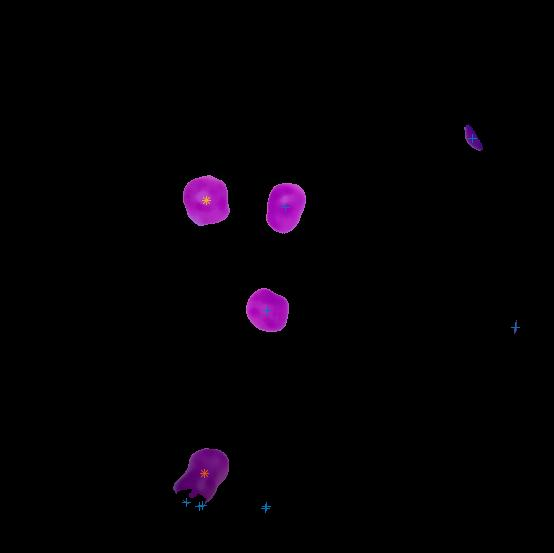
%> input picture globulos blancos/filtradoglobulos.jpeg, 554 x 553 px
$ octave bacterias.m   (GNU Octave 9; MATLAB toolbox functions it lacks are replaced by stand-ins)
%> lines starting %> are read from the running program, lines starting %| are printed output that depends on the picture; in (x1, y1, x2, y2) boxes, pixels count from 0 and x2, y2 are one past the last pixel; in counts of white or black regions, pixels touching at a corner belong together; the program's own positions count from 1
clear all
close all
clc

[archivo,direccion]=uigetfile({'*.jpeg';'*.png'});
%> the answer given: filtradoglobulos.jpeg
direccion_archivo=strcat(direccion,archivo);
imagen_original=imread(direccion_archivo);
%> imagen_original is the input picture: size 553x554x3 uint8; mean R, G, B 3.6, 0.9, 4
figure,imshow(imagen_original)

imagen_media(:,:,1)=medfilt2(imagen_original(:,:,1),[9 9]);
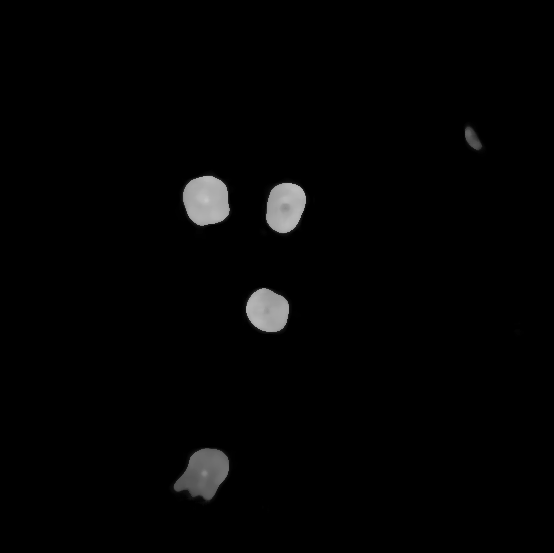
%> imagen_media: size 553x554 uint8; min 0, max 198, mean 3.4
imagen_media(:,:,2)=medfilt2(imagen_original(:,:,2),[9 9]);
imagen_media(:,:,3)=medfilt2(imagen_original(:,:,3),[9 9]);
%> imagen_media: size 553x554x3 uint8

figure,imshow(imagen_media)

imagen_hsv=rgb2hsv(imagen_media);
%> imagen_hsv: size 553x554x3 double; mean H, S, V 0.0298, 0.0369, 0.0152
figure,imshow(imagen_media(:,:,1))
figure,imshow(imagen_media(:,:,2))
%> after `imshow(imagen_media(:,:,2))`:
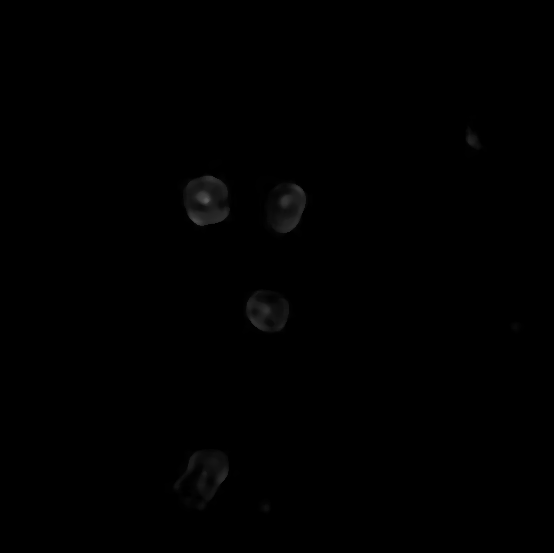
%> displayed picture: size 553x554, on the screen's scale of 0 to 255; min 0, max 91, mean 0.6
figure,imshow(imagen_media(:,:,3))
figure,imshow(imagen_hsv)
im_azul=imagen_media(:,:,3);
hue=imagen_hsv(:,:,1);
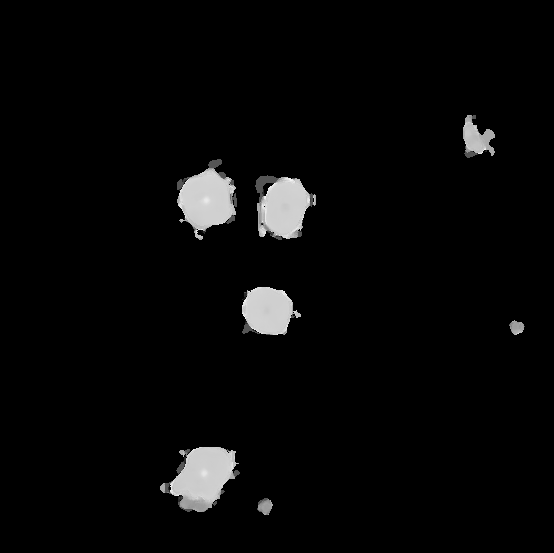
%> hue: size 553x554 double; min 0, max 0.976, mean 0.0298
saturacion=imagen_hsv(:,:,2);
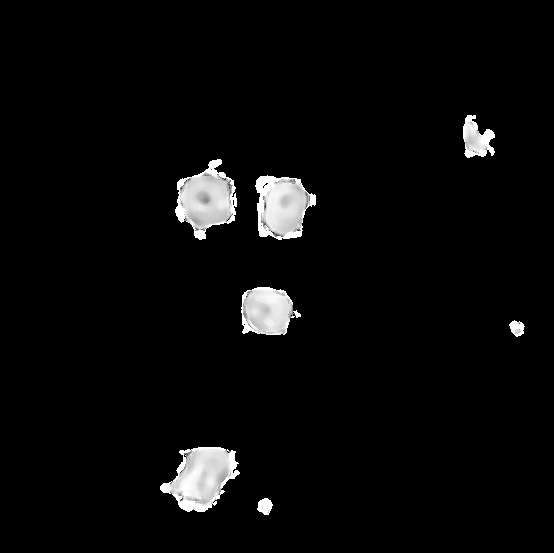
%> saturacion: size 553x554 double; min 0, max 1, mean 0.0369
imagen_bin=(hue >= .75)&(hue <= .90)&(saturacion > .5)&(im_azul>.40*255);
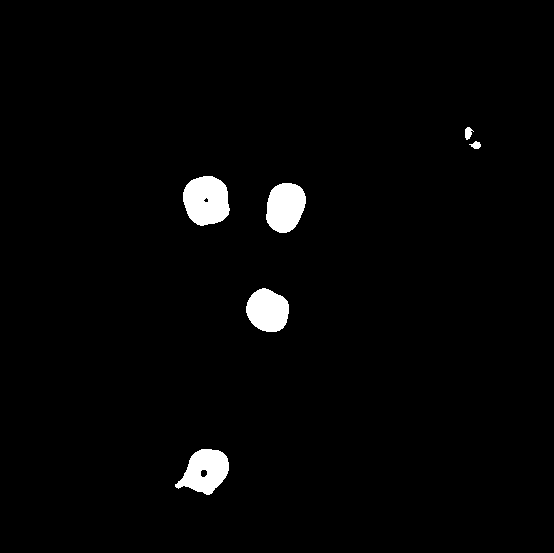
%> imagen_bin: size 553x554 logical; 2.1% white; 6 white regions
%imagen_bin=imfill(imagen_bin,'holes');

figure,
imshow(imagen_bin)

[imagen_etiquetada,cantidad_circulos]=bwlabel(imagen_bin);
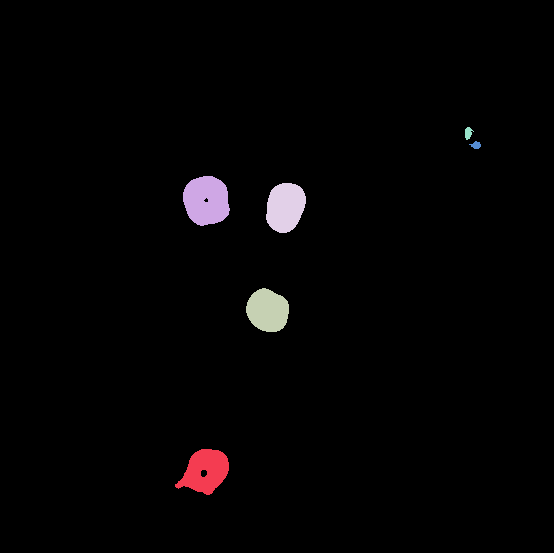
%> imagen_etiquetada: size 553x554 double; 7 distinct labels, from 0 to 6; one colour per label, 0 black
%> cantidad_circulos = 6

mediciones=regionprops(imagen_etiquetada);
%> mediciones = 6 regions; box (x1, y1, x2, y2), Area and Centroid: (183, 176, 230, 226) 1840 [207 201.2], (175, 449, 229, 495) 1571 [206 471.8], (266, 183, 306, 233) 1557 [285.9 207.7], (246, 288, 289, 332) 1448 [268.3 311.2], (465, 127, 474, 140) 74 [468.9 133.6], (469, 141, 481, 149) 59 [476.6 145.8]
centro=cat(1,mediciones.Centroid);
%> centro = [206 471.8; 207 201.2; 268.3 311.2; 285.9 207.7; 468.9 133.6; 476.6 145.8]
areas=cat(1,mediciones.Area);
%> areas = [1571; 1840; 1448; 1557; 74; 59]

dato_max=max(areas)
%> dato_max = 1840

datos_orden_max=sort(areas);
%> datos_orden_max = [59; 74; 1448; 1557; 1571; 1840]
[indice_max,y]=size(datos_orden_max)
%> indice_max = 6; y = 1
indice_circulo_segundo_menor=indice_max-1;
%> indice_circulo_segundo_menor = 5

indice=1;
while(datos_orden_max(indice_circulo_segundo_menor)~=areas(indice))
    indice=indice+1;
end
%> this loop made 0 passes
%> after the loop, indice = 1

indice_circulo_primero_menor=indice_max;
%> indice_circulo_primero_menor = 6

indice1=1;
while(datos_orden_max(indice_circulo_primero_menor)~=areas(indice1))
    indice1=indice1+1;
end
%> this loop made 1 pass
%> indice1 on pass 1: 2

imagen_filtrada=imagen_media;
imagen_filtrada(repmat(~imagen_bin,[1 1 3])) = 0;
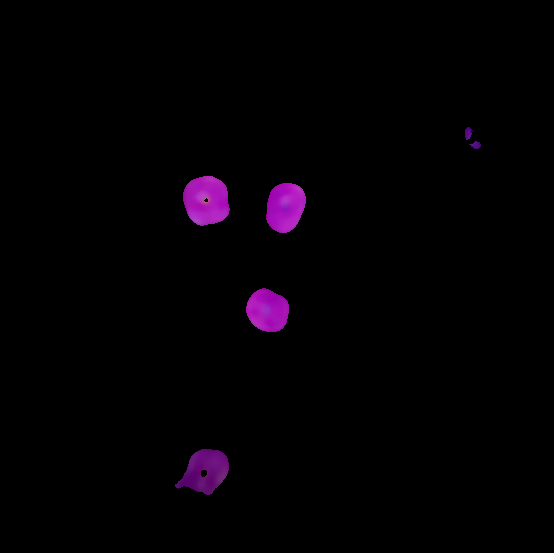
%> imagen_filtrada: size 553x554x3 uint8; mean R, G, B 3.2, 0.5, 3.6

figure,
imshow(imagen_filtrada);
hold on
plot(centro(:,1),centro(:,2),'+')
hold on
plot(centro(indice,1),centro(indice,2),'*')
hold on
plot(centro(indice1,1),centro(indice1,2),'*')

imagen_marcada= getframe;

direccion_archivo_guardar=strcat(direccion,'filtrado',archivo)
imwrite(imagen_marcada.cdata,direccion_archivo_guardar)
